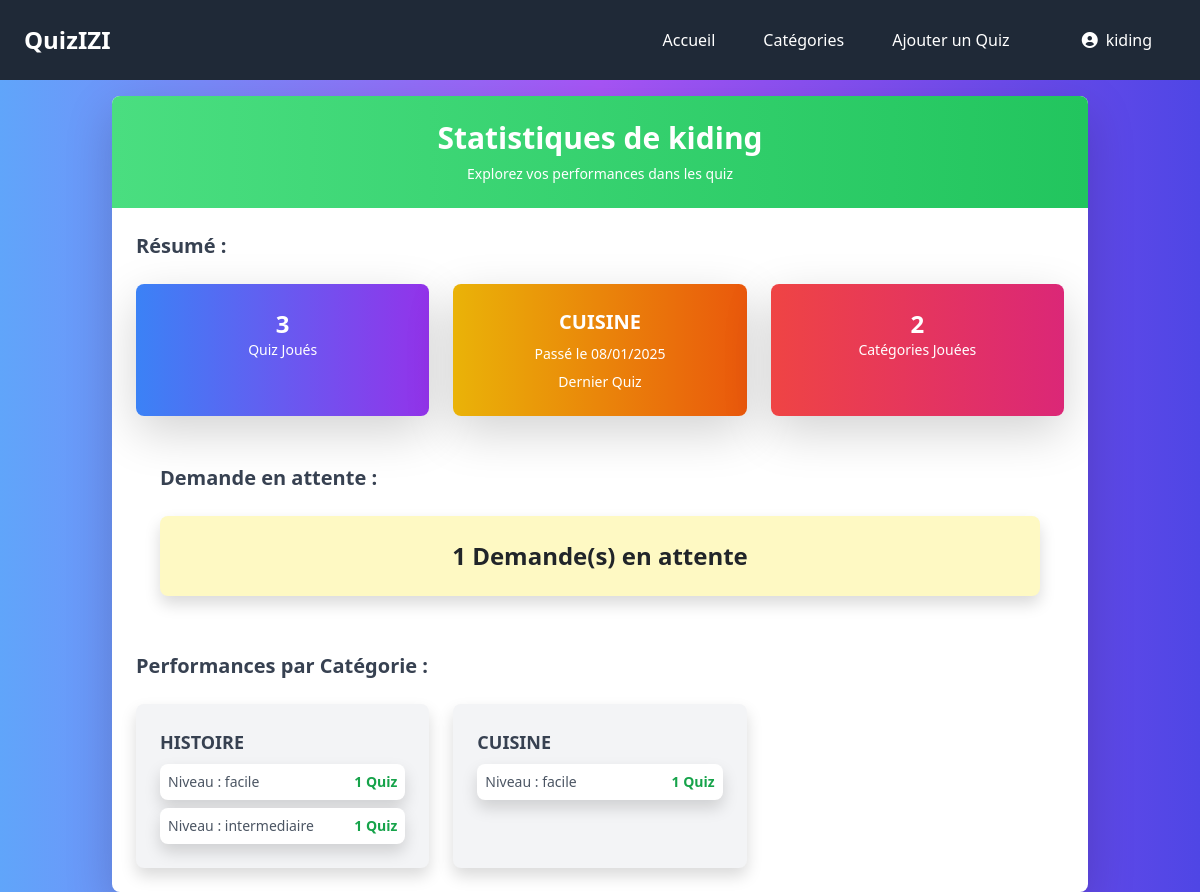
Screenshot of /profile/ (signed in) with the database file from the repository.
### quiz/models.py (models this page shows, shortened)
class CategorieQuiz(models.Model):
    id_cat = models.AutoField(primary_key=True)
    titre = models.CharField(max_length=255, unique=True)
    description = models.TextField()
    auteur = models.CharField(max_length=255)
    date_creation = models.DateTimeField(auto_now_add=True)
    icon = models.CharField(max_length=50, blank=True)  # Code de l'icône Font Awesome (e.g., "fa-user-alt")

class ResultatQuiz(models.Model):
    user = models.ForeignKey(
        User, on_delete=models.CASCADE, related_name="resultat_quiz"
    )
    categorie = models.ForeignKey(
        CategorieQuiz, on_delete=models.CASCADE, related_name="resultats"
    )
    niveau = models.CharField(
        max_length=50,
        choices=[
            ('facile', 'Facile'),
            ('intermediaire', 'Intermédiaire'),
            ('avance', 'Avancé')
        ],
        default='facile'
    )
    score = models.FloatField()
    score_cat = models.FloatField(default=0)
    termine = models.BooleanField(default=False)
    date_passage = models.DateTimeField(auto_now_add=True)
    class Meta:
        unique_together = ('user', 'categorie', 'niveau', 'date_passage')  # Évite les doublons de résultats

### quiz/views.py (the view)
# urls.py: path('profile/', views.profile, name='profile'),
@login_required
def profile(request):
    user = request.user
    resultats_par_categorie = {}
    resultats = ResultatQuiz.objects.filter(user=user)
    demande_en_attente = TemporaryCategory.objects.filter(auteur=user, approuve=False).count()
    categories_utilisateur = CategorieQuiz.objects.filter(auteur=user)
    for resultat in resultats:
        categorie = resultat.categorie
        niveau = resultat.niveau
        if categorie not in resultats_par_categorie:
            resultats_par_categorie[categorie] = {}
        if niveau not in resultats_par_categorie[categorie]:
            resultats_par_categorie[categorie][niveau] = []
        resultats_par_categorie[categorie][niveau].append(resultat)
    total_quiz_joues = resultats.count()
    dernier_quiz = resultats.last()  # Dernier résultat basé sur la date de passage
    dernier_quiz_titre = dernier_quiz.categorie.titre if dernier_quiz else "Aucun"
    dernier_quiz_date = dernier_quiz.date_passage if dernier_quiz else None
    context = {
        'user': user,
        'resultats_par_categorie': resultats_par_categorie,
        'total_quiz_joues': total_quiz_joues,
        'dernier_quiz_titre': dernier_quiz_titre,
        'dernier_quiz_date': dernier_quiz_date,
        'demande_en_attente': demande_en_attente,
        'categories_utilisateur': categories_utilisateur,  # Passer les catégories auxquelles l'utilisateur est lié
    }
    return render(request, 'Profil/profil.html', context)

### quiz/templates/Profil/profil.html (shortened to what this page needs)
<!DOCTYPE html>
<html lang="fr">
  <head>
    <script src="https://cdn.tailwindcss.com"></script>
  <link rel="stylesheet" href="https://cdnjs.cloudflare.com/ajax/libs/font-awesome/6.0.0-beta3/css/all.min.css">
    <link
      rel="stylesheet"
      href="https://cdnjs.cloudflare.com/ajax/libs/font-awesome/6.0.0-beta3/css/all.min.css"
    />
    <link
  href="https://cdn.jsdelivr.net/npm/bootstrap@5.3.0-alpha1/dist/css/bootstrap.min.css"
  rel="stylesheet"
/>
  </head>
  <body
    class="bg-gradient-to-r from-blue-400 via-purple-500 to-indigo-600 min-h-screen"
  >
    <nav class="bg-gray-800 p-4 text-white w-full fixed top-0 left-0 z-10">
      <div class="max-w-7xl mx-auto flex items-center justify-between">
        <a href="{% url 'home' %}" class="text-2xl font-bold">QuizIZI</a>
        <ul class="flex space-x-6">
          <a href="{% url 'home' %}" class="text-white hover:text-gray-600 mx-4">Accueil</a>
          <a href="{% url 'category_list' %}" class="text-white hover:text-gray-600 mx-4">Catégories</a>
          <a href="{% url 'ajouter_quiz' %}" class="text-white hover:text-gray-600 mx-4">Ajouter un Quiz</a>
          <li class="relative">
              <a href="#" class="text-white hover:text-gray-600 mx-4 flex items-center" id="userDropdown" aria-expanded="false">
                <i class="fas fa-user-circle mr-2"></i> {{ user.username }}
              </a>
          </li>
        </ul>
      </div>
    </nav>
    <div class="container mx-auto px-4 pt-24">
      <div
        class="bg-white rounded-lg shadow-lg overflow-hidden max-w-5xl mx-auto"
      >
        <div
          class="bg-gradient-to-r from-green-400 to-green-500 text-white text-center py-6"
        >
          <h1 class="text-3xl font-bold">
            Statistiques de {{ user.username }}
          </h1>
          <p class="mt-2 text-sm">Explorez vos performances dans les quiz</p>
        </div>
        <div class="p-6">
          <h2 class="text-xl font-semibold mb-4 text-gray-700">Résumé :</h2>
          <div class="grid grid-cols-1 md:grid-cols-3 gap-6">
            <div
              class="bg-gradient-to-r from-blue-500 to-purple-600 text-white rounded-lg shadow-lg p-4 text-center"
            >
              <h3 class="text-2xl font-bold">{{ total_quiz_joues }}</h3>
              <p class="text-sm">Quiz Joués</p>
            </div>
            <div
              class="bg-gradient-to-r from-yellow-500 to-orange-600 text-white rounded-lg shadow-lg p-4 text-center"
            >
              <h3 class="text-xl font-bold">{{ dernier_quiz_titre }}</h3>
              {% if dernier_quiz_date %}
              <p class="text-sm mt-2">
                Passé le {{ dernier_quiz_date|date:"d/m/Y" }}
              </p>
              {% else %}
              <p class="text-sm mt-2">Aucun quiz joué récemment</p>
              {% endif %}
              <p class="text-sm mt-2">Dernier Quiz</p>
            </div>
            <div
              class="bg-gradient-to-r from-red-500 to-pink-600 text-white rounded-lg shadow-lg p-4 text-center"
            >
              <h3 class="text-2xl font-bold">
                {{ resultats_par_categorie|length }}
              </h3>
              <p class="text-sm">Catégories Jouées</p>
            </div>
          </div>
          {% if demande_en_attente %}
          <div class="p-6 mt-6">
            <h2 class="text-xl font-semibold mb-4 text-gray-700">
              Demande en attente :
            </h2>
            <div class="bg-yellow-100 rounded-lg shadow p-4 text-center">
              <h3 class="text-2xl font-bold">
                {{ demande_en_attente }} Demande(s) en attente
              </h3>
            </div>
          </div>
          {% endif %}
          <h2 class="text-xl font-semibold mt-8 mb-4 text-gray-700">
            Performances par Catégorie :
          </h2>
          <div
            id="stats-container"
            class="grid grid-cols-1 md:grid-cols-2 lg:grid-cols-3 gap-6"
          >
            {% for categorie, niveaux in resultats_par_categorie.items %}
            <div class="bg-gray-100 rounded-lg shadow p-4">
              <h3 class="text-lg font-bold text-gray-700 mb-2">
                {{ categorie.titre }}
              </h3>
              <ul class="space-y-2">
                {% for niveau, resultats in niveaux.items %}
                <li
                  class="bg-white rounded-lg shadow p-2 flex justify-between items-center"
                >
                  <span class="text-sm font-medium text-gray-600"
                    >Niveau : {{ niveau }}</span
                  >
                  <span class="text-sm font-bold text-green-600"
                    >{{ resultats|length }} Quiz</span
                  >
                </li>
                {% endfor %}
              </ul>
            </div>
            {% endfor %}
          </div>
        </div>
      </div>
    </div>
  </body>
</html>

### rows the page displays
CategorieQuiz: titre "CUISINE"
ResultatQuiz: date_passage "08/01/2025", niveau "facile", resultats "1"
CategorieQuiz: titre "HISTOIRE"
ResultatQuiz: niveau "facile", resultats "1"
ResultatQuiz: niveau "intermediaire", resultats "1"

### other values shown
{{ user.username }} "kiding"
{{ total_quiz_joues }} "3"
{{ resultats_par_categorie|length }} "2"
{{ demande_en_attente }} "1"
